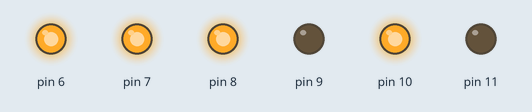
This program was run on a simulated Arduino Uno, built with avr-gcc and run on an emulated ATmega328P. Parts: output pins drawn as LEDs (lit = HIGH).

Above: at 0.5 s.
At 1.5 s:
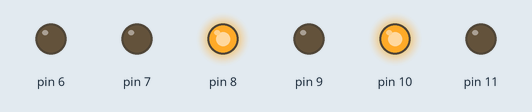
At 5.5 s:
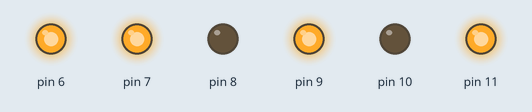
Timing chart, 0 to 6.9 s (numbered marks = the images above):
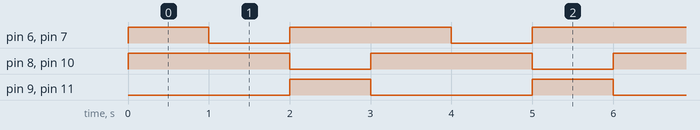

Measured:
- by itself, pin 6, pin 7: repeats every 3.0 s: LOW 1.0 s, HIGH 2.0 s
- by itself, pin 8, pin 10: alternates HIGH for 2.0 s and LOW for 1.0 s
- by itself, pin 9, pin 11: alternates HIGH for 1.0 s and LOW for 2.0 s

The program:

main.cpp
```cpp
#include <Arduino.h>
#include <Motor.h>

Motor motor1(6,8,9);
Motor motor2(7,10,11);
void setup(){
  Serial.begin(9600);

}
void loop(){
  motor1.forward(100);
  motor2.forward(100);
  delay(1000);
  motor1.off();
  motor2.off();
  delay(1000);
    // backward
  motor1.backward(100);
  motor2.backward(100);
  delay(1000);
  motor1.off();
  motor2.off();
}
```

Motor.h
```cpp
/*
    Motor control library
    BY: SEBASTIAN MUCHUI
*/
#ifndef MOTOR_H
#define MOTOR_H
#include <Arduino.h>


class Motor{
    public:
        int enablePin;
        uint8_t in1;
        uint8_t in2;
        int motorSpeed;
    public:
        Motor(int a, int b,int c){
        this->enablePin = a;
        this->in1 = b;
        this->in2 = c;
        int enable_pins[3] = {a,b,c};
        for(int pin = 0; pin<3; pin++){
            pinMode(enable_pins[pin],OUTPUT);
        }

    };

    float setSpeed(float n){
    if(n == NULL){
        this->motorSpeed = 255;
    }else{
        this->motorSpeed = map(n,0,100,0,255);
        analogWrite(this->enablePin,this->motorSpeed);
    }
    }

    float readSpeed(){
    float speed = analogRead(this->enablePin);
    return speed;
    }
    bool isOn(){
    if((digitalRead(this->enablePin) == HIGH) || (analogRead(this->enablePin) > 0)){
        return true;
    }else{
        return false;
    }
    }
    bool isOff(){
    if(!isOn()){
        return true;
    }else{
        return false;
    }
    }
    void on(){
    if(isOn() == false){
        digitalWrite(this->enablePin,HIGH);
    }else{
        // Do nothing
    }
    };
    void off(){
    if(isOn()){
        digitalWrite(this->enablePin,LOW);
    }
    };
    void forward(float speed){
        Motor::setSpeed(speed);
    if(isOn()){
        digitalWrite(this->in1, HIGH);
        digitalWrite(this->in2, LOW);
    }else{
        // Turn on enable pin then move forward
        on();
        delay(100);
        forward(speed);
    }
    }
    void backward(float speed){
        Motor::setSpeed(speed);
    if(isOn()){
        digitalWrite(this->in1, LOW);
        digitalWrite(this->in2, HIGH);
    }else{
        on();
        delay(100);
        backward(speed);
    }
    }


};
#endif
```
